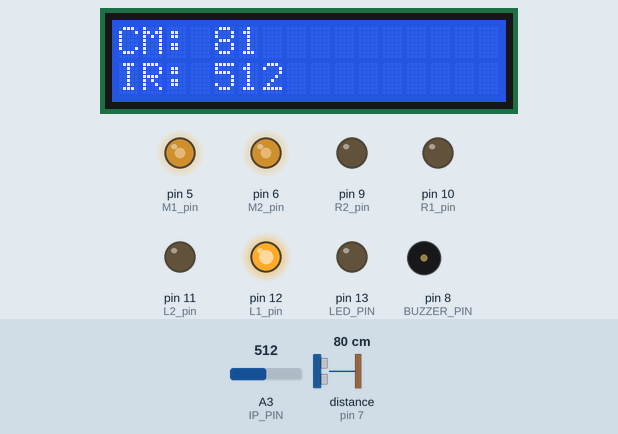
Simulated run of this sketch. Board: Arduino Uno, built with avr-gcc and run on an emulated ATmega328P. On the bench: 16×2 character LCD, output pins drawn as LEDs (lit = HIGH), buzzer (waves = sounding, pin HIGH). Inputs (shaded band) come from the test bench; at power-on: distance to the obstacle (sensor on pin 7) 80 cm, A3 (IP_PIN) = 512. The echo pulse lasts 58.3 µs per cm; what the sketch prints to the serial monitor is not drawn.

Above: at 1.2 s.
1.3 s: distance to the obstacle (sensor on pin 7) set to 21 cm
At 2.4 s:
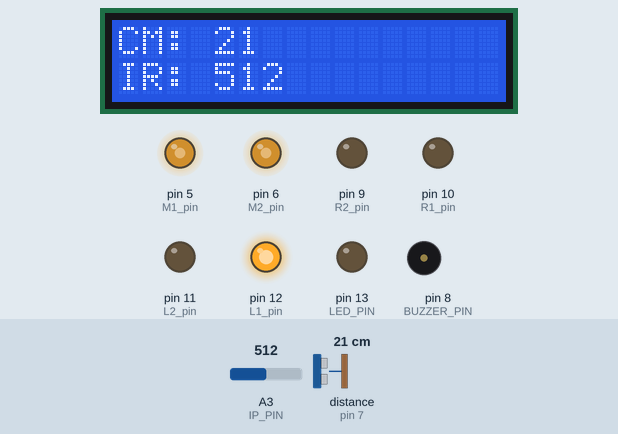
2.8 s: distance to the obstacle (sensor on pin 7) set to 17 cm
At 3.28 s:
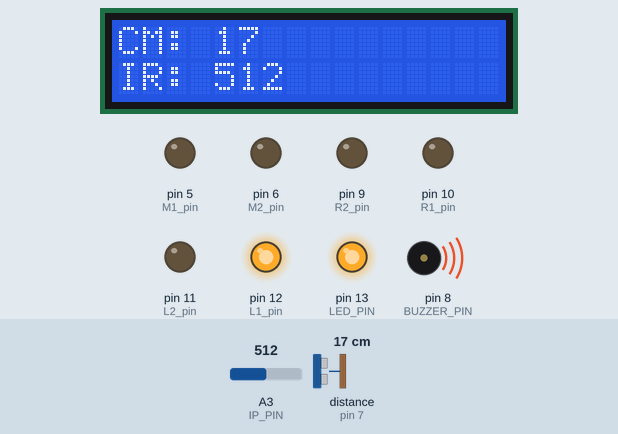
4.4 s: A3 (IP_PIN) set to 716
At 4.9 s:
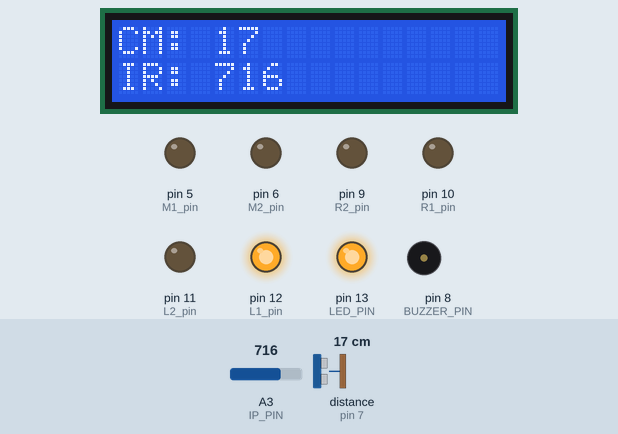
6.3 s: distance to the obstacle (sensor on pin 7) set to 35 cm
At 7.4 s:
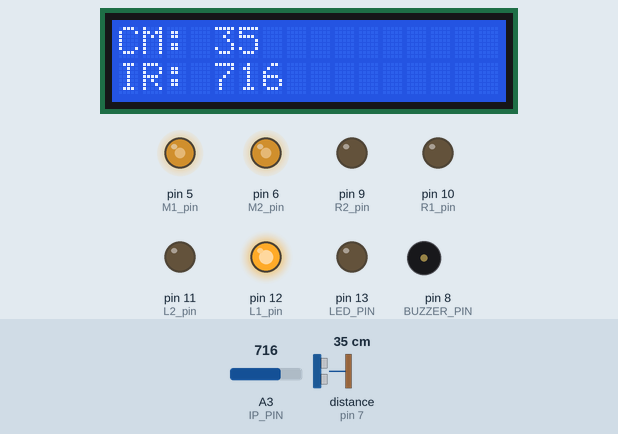
7.9 s: A3 (IP_PIN) set to 110
At 8.8 s:
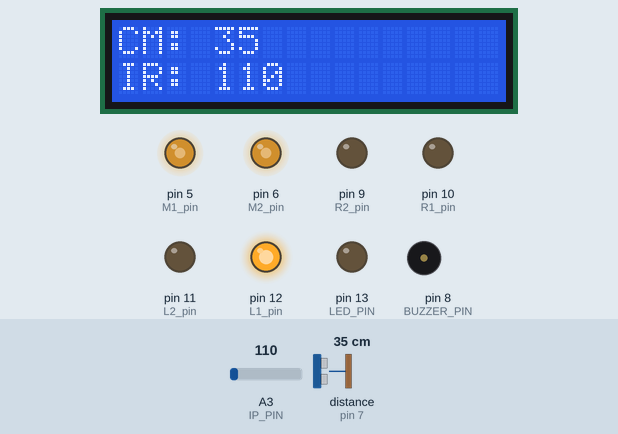
9.4 s: A3 (IP_PIN) set to 95
At 9.8 s:
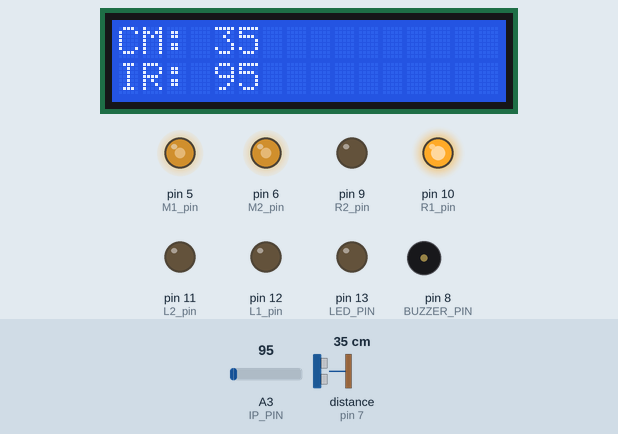
Timing chart, 0 to 11.9 s (numbered marks = the images above; inputs shaded):
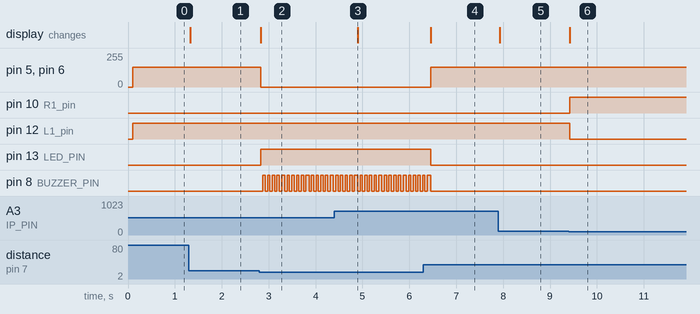

The sketch:

IR_Read_LCD_HC-SR04_Car.ino
```cpp
#include <NewPing.h>
#include <Timer.h>
#include <Wire.h>
#include <LCD.h>
#include <LiquidCrystal_I2C.h>  // NewLiquidCrystal library
#define IP_PIN A3
#define I2C_ADDR  0x3F  // 定義 I2C Address for the PCF8574T (0x27、0x3F)
#define BACKLIGHT_PIN  3 // 背光 pin
#define M1_pin 5 // Rifgt ENB
#define M2_pin 6 // Left ENA
#define L1_pin 12 // IN1 F
#define L2_pin 11 // IN2 B
#define R1_pin 10  // IN3 F
#define R2_pin 9 // IN4 B

#define TRIGGER_PIN  4
#define ECHO_PIN     7
#define MAX_DISTANCE 200
#define LED_PIN 13
#define BUZZER_PIN 8

NewPing sonar(TRIGGER_PIN, ECHO_PIN, MAX_DISTANCE); // NewPing setup of pins and maximum distance.
LiquidCrystal_I2C  lcd(I2C_ADDR, 2, 1, 0, 4, 5, 6, 7); // 初始 I2C LCD 物件

Timer t; // 宣告 Timer 物件
int ir_value = 0;
int ir_limit = 100;
int default_power = 150;
int right_power = default_power;
int left_power = default_power;
int distance = MAX_DISTANCE; // cm
int minDistance = 20; // cm

void setup() {
  Serial.begin(9600);
  pinMode(L1_pin, OUTPUT);
  pinMode(L2_pin, OUTPUT);
  pinMode(R1_pin, OUTPUT);
  pinMode(R2_pin, OUTPUT);
  pinMode(LED_PIN, OUTPUT);
  pinMode(BUZZER_PIN, OUTPUT);

  lcd.begin (16, 2); // LCD 初始
  lcd.setBacklightPin(BACKLIGHT_PIN, POSITIVE); // 設定背光
  lcd.backlight(); // 開啟背光
  lcd.clear(); // 清空 LCD
  lcd.setCursor(0, 0); //Start at character 0 on line 0
  lcd.print("CM: ");
  lcd.setCursor(0, 1); //Start at character 0 on line 0
  lcd.print("IR: ");

  t.every(0, showInLCD);
  t.every(0, detectDistance);
  t.every(0, car);

}

void loop() {
  t.update();
}

void car() {
  if(distance != 0 && distance < minDistance) {
    analogWrite(M1_pin, 0);
    analogWrite(M2_pin, 0);
    digitalWrite(LED_PIN, HIGH);
    for(int i=0;i<10;i++) {
      if(i % 2 == 1) {
        digitalWrite(BUZZER_PIN, HIGH);
      } else {
        digitalWrite(BUZZER_PIN, LOW);
      }
      delay(50);
    }

    return;
  }
  digitalWrite(LED_PIN, LOW);
  digitalWrite(BUZZER_PIN, LOW);
  analogWrite(M1_pin, right_power);
  analogWrite(M2_pin, left_power);

  if (ir_value > ir_limit) {
    digitalWrite(L1_pin, HIGH);
    digitalWrite(L2_pin, LOW);
    digitalWrite(R1_pin, LOW);
    digitalWrite(R2_pin, LOW);
  } else {
    digitalWrite(L1_pin, LOW);
    digitalWrite(L2_pin, LOW);
    digitalWrite(R1_pin, HIGH);
    digitalWrite(R2_pin, LOW);
  }
}

void showInLCD() {
  ir_value = analogRead(IP_PIN);
  Serial.println(ir_value);
  lcd.setCursor(4, 1); //Start at character 0 on line 0
  lcd.print(ir_value) ;
  lcd.print("     ");

}

void detectDistance() {
  distance = sonar.ping_cm();
  lcd.setCursor(4, 0); //Start at character 0 on line 0
  lcd.print(distance) ;
  lcd.print("     ");
  Serial.print(distance);
}
```

Measured:
- the behaviour switches between 20 and 19 cm on distance to the obstacle (sensor on pin 7) (found by bisection; images 1 and 2)
- the behaviour switches between 101 and 100 on A3 (IP_PIN) (found by bisection; images 5 and 6)
- after the input at 1.3 s, the display: changes at once (image 1)
- after the input at 2.8 s, pin 5 (M1_pin), pin 6 (M2_pin): 150/255 → 0/255 at once; pin 13 (LED_PIN): LOW → HIGH at once; pin 8 (BUZZER_PIN): alternates HIGH for 0.05 s and LOW for 0.05 s, starting after 0.08 s; the display: changes at once (image 2)
- after the input at 4.4 s, the display: changes after 0.50 s (image 3)
- after the input at 6.3 s, pin 5 (M1_pin), pin 6 (M2_pin): 0/255 → 150/255 after 0.15 s; pin 13 (LED_PIN): HIGH → LOW after 0.15 s; pin 8 (BUZZER_PIN): goes on until 6.5 s, then stays LOW; the display: changes after 0.15 s (image 4)
- after the input at 7.9 s, the display: changes at once (image 5)
- after the input at 9.4 s, pin 10 (R1_pin): LOW → HIGH at once; pin 12 (L1_pin): HIGH → LOW at once; the display: changes at once (image 6)
